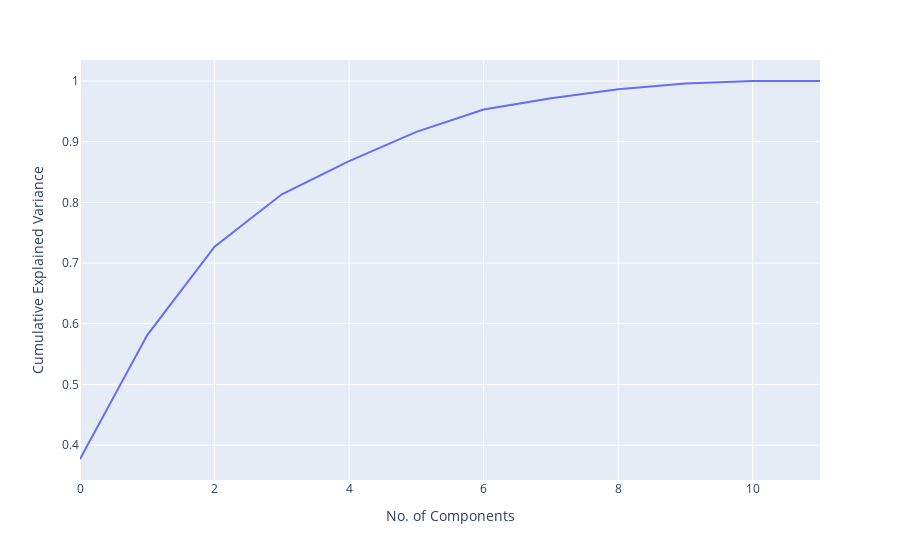

The notebook cell saved with this chart:
### Code cell
X = combined[feats]

pca = PCA().fit(X)

xAXIS = np.cumsum(pca.explained_variance_ratio_)

pcaDF = pd.DataFrame({'y': xAXIS})
pcaDF['x'] = np.arange(0, 12)

fig = px.scatter()

fig = px.line(
    pcaDF,
    x = 'x',
    y = 'y',

    labels = {
        'x' : 'No. of Components',
        'y' : 'Cumulative Explained Variance'
    },
)

fig.show()

### Figure 1 — Plotly figure (JSON) as saved in the notebook; plotly's stock layout.template omitted (floating-point values rounded to 4 significant figures)
{"data": [{"hovertemplate": "No. of Components=%{x}<br>Cumulative Explained Variance=%{y}<extra></extra>", "legendgroup": "", "line": {"color": "#636efa", "dash": "solid"}, "mode": "lines", "name": "", "orientation": "v", "showlegend": false, "type": "scatter", "x": [0, 1, 2, 3, 4, 5, 6, 7, 8, 9, 10, 11], "xaxis": "x", "y": [0.3772, 0.5813, 0.7269, 0.8133, 0.8681, 0.9163, 0.9531, 0.9717, 0.9864, 0.9958, 1, 1], "yaxis": "y"}], "layout": {"legend": {"tracegroupgap": 0}, "margin": {"t": 60}, "xaxis": {"anchor": "y", "domain": [0, 1], "title": {"text": "No. of Components"}}, "yaxis": {"anchor": "x", "domain": [0, 1], "title": {"text": "Cumulative Explained Variance"}}}}
